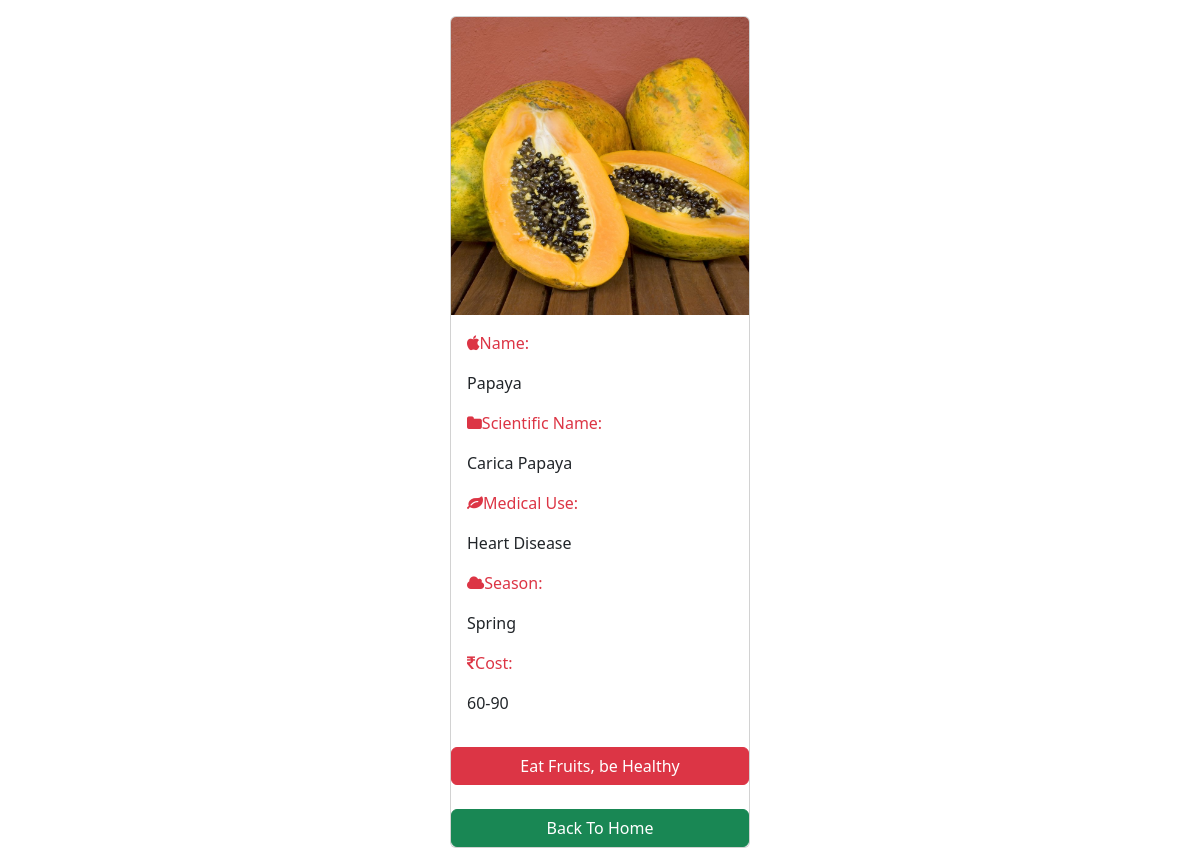
Screenshot of /fruits/1/ with the database file from the repository.
### Market/models.py (models this page shows)
class Fruit(models.Model):
    name=models.CharField(max_length=100)
    scientific_name=models.CharField(max_length=100)
    medical_use=models.CharField(max_length=200)
    season=models.CharField(max_length=100)
    photo=models.ImageField(upload_to='images')
    cost=models.CharField(max_length=10,blank=True)

### Market/views.py (the view)
# urls.py: path('<int:pk>/',views.fruit_detail,name='fruit_detail'),
def fruit_detail(request,pk):
    fruit=get_object_or_404(Fruit,pk=pk)
    context={
        'fruit':fruit,
    }
    return render(request,'fruit_detail.html',context)

### templates/fruit_detail.html (shortened to what this page needs)
<!DOCTYPE html>
<html lang="en">
<head>
    <link href="https://cdn.jsdelivr.net/npm/bootstrap@5.3.3/dist/css/bootstrap.min.css" rel="stylesheet">
    <link rel="stylesheet" href="https://cdnjs.cloudflare.com/ajax/libs/font-awesome/4.7.0/css/font-awesome.min.css">
</head>
<body>
    <div class="container mt-3">
        <div class="card mx-auto" style="width:300px">
            <img src="{{fruit.photo.url}}"class="card-img-top"alt="">
            <div class="card-body">
                <p class="card-text  text-danger mt-0"><i class="fa fa-apple"></i>Name:</p> <p>{{fruit.name}}</p>
                <p class="card-text text-danger  mt-0"><i class="fa fa-folder"></i>Scientific Name:</p><p>{{fruit.scientific_name}}</p>
                <p class="card-text text-danger  mt-0"><i class="fa fa-leaf"></i>Medical Use: </p><p>{{fruit.medical_use}}</p>
                <p class="card-text text-danger mt-0"><i class="fa fa-cloud"></i>Season: </p><p>{{fruit.season}}</p>
                <p class="card-text text-danger mt-0"><i class="fa fa-rupee"></i>Cost:</p><p>{{fruit.cost}}</p>
            </div>
            <a href="{% url "home" %}"class="btn btn-danger">Eat Fruits, be Healthy</a>
            <br>
            <a href="{% url "home" %}"class="btn btn-success">Back To Home</a>
        </div>
</body>
</html>

### rows the page displays
Fruit: photo (picture), name "Papaya", scientific_name "Carica Papaya", medical_use "Heart Disease", season "Spring", cost "60-90"
